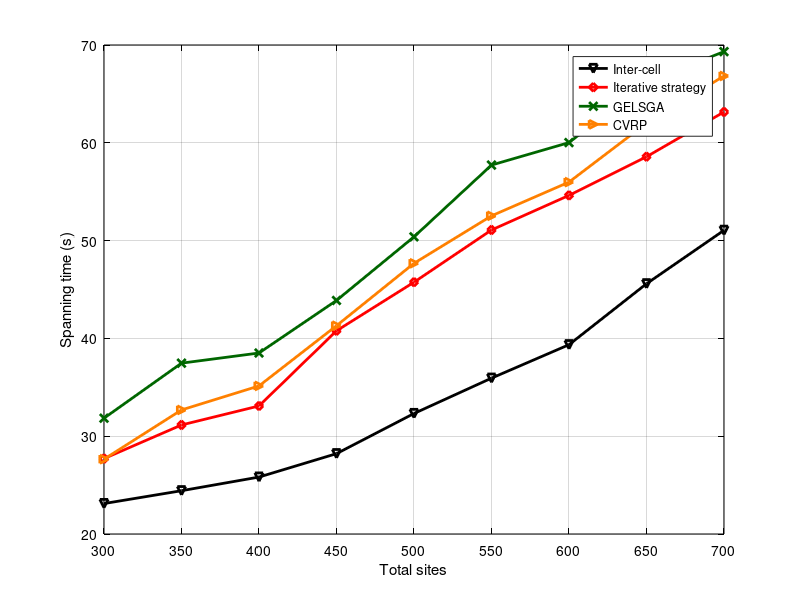

The MATLAB source for this figure: (Note: this script raises an error after producing the figure.)
x = [300 350 400 450 500 550 600 650 700];
y3 = [27.7101	31.1482	33.0933	40.7779	45.7457	51.0859	54.6227	58.5753	63.1537]; % iterative
y4 = [23.1127	24.4258	25.8219	28.215	32.3217	35.9361	39.3561	45.5882	51.0541]; % inter-cell
y5 = [31.8397	37.4692	38.507	43.8794	50.3875	57.723	60.022	66.1958	69.3224];% GELSGA
y6 = [27.6507	32.6847	35.1409	41.2971	47.678	52.5304	55.9822	62.0056	66.833]; %CVRP
close all;
figure1 = figure;
% Create axes
axes1 = axes('Parent',figure1);
plot(x,y4,'-kv', 'LineWidth',2);
hold on;
grid on;
plot(x,y3,'-rd', 'LineWidth',2);
plot(x,y5,'-x','Color',[0 0.4 0], 'LineWidth',2);
plot(x,y6,'->','Color',[1 0.5 0], 'LineWidth',2);
xlabel('Total sites');
ylabel('Spanning time (s)');
legend('Inter-cell','Iterative strategy', 'GELSGA', 'CVRP');
set(axes1,'XColor',[0 0 0],'YColor',[0 0 0]);
xticks([300 350 400 450 500 550 600 650 700]);
xlim([300 700]);
ytickformat('%,4.4g');
xtickformat('%,4.4g');
hold off;